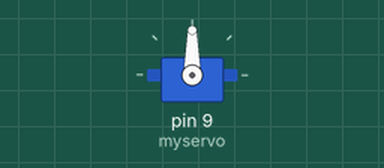
A sketch run on a simulated Arduino Uno, built with avr-gcc and run on an emulated ATmega328P. Shown: servo.

Above: at 0.05 s.
Timing chart, 0 to 3.0 s (numbered marks = the images above):
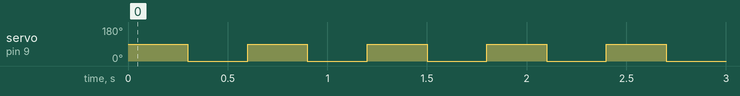

Measured:
- by itself, servo on pin 9 (myservo): alternates 90° for 0.30 s and 0° for 0.30 s

The sketch:

1108_20173555.ino
```cpp
#include<Servo.h>//헤더파일추가
Servo myservo;
int pos=0; //각도를 제어할 변수 pos

void setup() { //핀 설정
  myservo.attach(9);//9번핀을 서보모터용으로 설정
}

void loop() {
  myservo.write(90);//90도를 서보모터에 출력에 따라 45도 이동해라
  delay(300);//0.3초 지연
  myservo.write(0);//써라
  delay(300);
}
```
